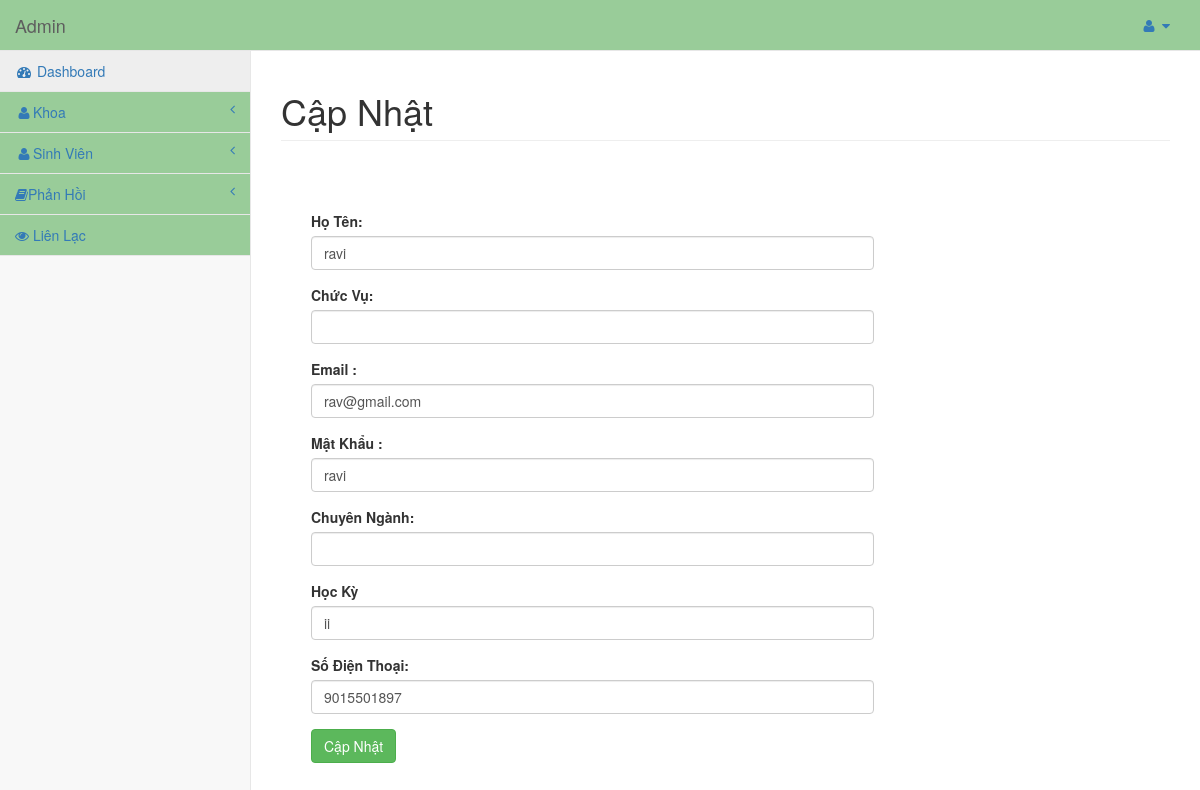
The app's page /admin/dashboard.php?id=7&info=edit_faculty (signed in), older data.
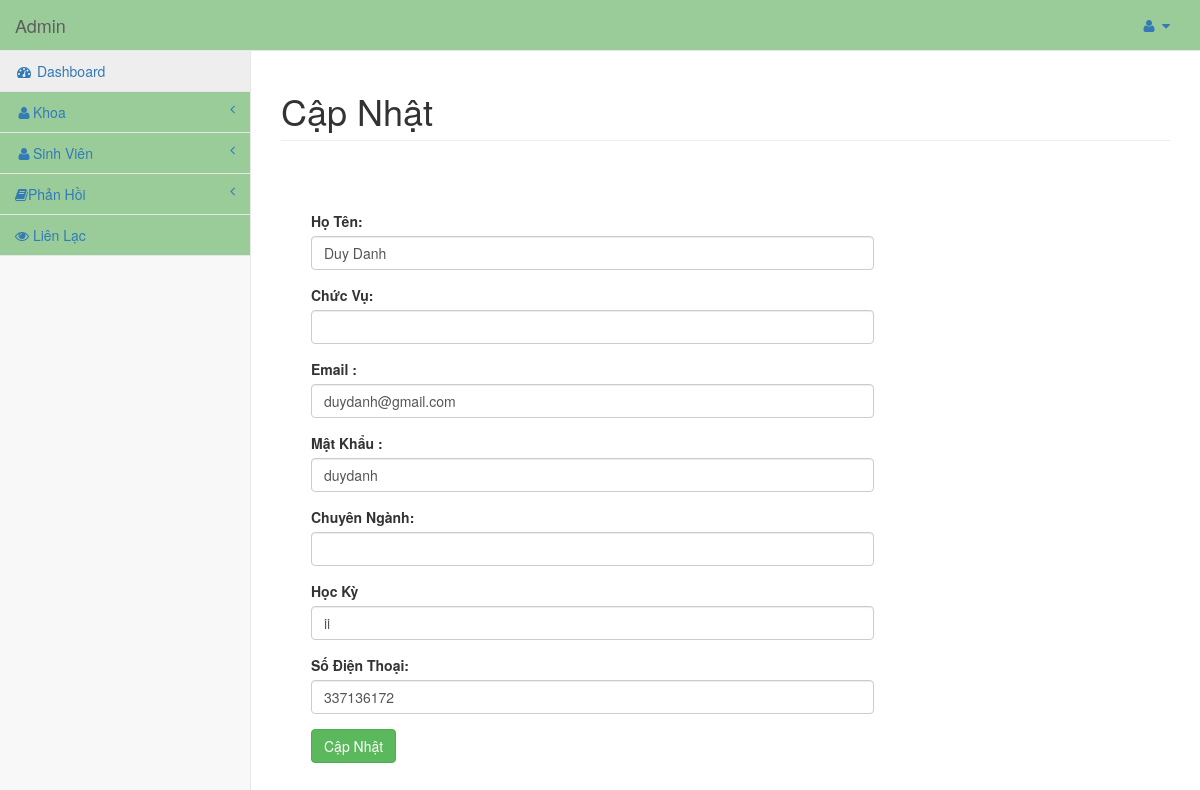
The same page, newer data.
### tables this page shows
CREATE TABLE `faculty` (
  `id` int(11) NOT NULL,
  `user_alias` varchar(30) NOT NULL,
  `Name` varchar(30) NOT NULL,
  `designation` varchar(100) NOT NULL,
  `programme` varchar(50) NOT NULL,
  `semester` varchar(10) NOT NULL,
  `email` varchar(255) NOT NULL,
  `password` varchar(75) NOT NULL,
  `mobile` bigint(20) NOT NULL,
  `date` datetime NOT NULL,
  `status` int(11) NOT NULL
);

### admin/edit_faculty.php (the view, shortened to what this page needs)
<?php
	extract($_POST);
$con=mysqli_query($conn,"select * from faculty where id='".$_GET['id']."'");
$res=mysqli_fetch_assoc($con);
?>
<h1 class="page-header">Cập Nhật</h1>
<div class="col-lg-8" style="margin:15px;">
	<form method="post">
	<div class="control-group form-group">
    	<div class="controls">
        </div>
   	</div>
	<div class="control-group form-group">
    	<div class="controls">
        	<label>Họ Tên:</label>
            	<input type="text" value="<?php echo @$res['Name'];?>" name="n" class="form-control" required>
        </div>
   	</div>
	<div class="control-group form-group">
    	<div class="controls">
        	<label>Chức Vụ:</label>
            	<input type="text" value="<?php echo @$res['position'];?>" name="position" class="form-control" required>
        </div>
   	</div>
	<div class="control-group form-group">
    	<div class="controls">
        	<label>Email :</label>
            	<input type="email" value="<?php echo @$res['email'];?>"  name="email" class="form-control" required>
        </div>
    </div>
	<div class="control-group form-group">
    	<div class="controls">
        	<label>Mật Khẩu :</label>
          <input type="text" value="<?php echo @$res['password'];?>"  name="pass" class="form-control" required>
        </div>
    </div>
	<div class="control-group form-group">
    	<div class="controls">
        	<label>Chuyên Ngành:</label>
  <input type="text"  name="specialized" value="<?php echo @$res['specialized'];?>" class="form-control" required>
        </div>
    </div>
	<div class="control-group form-group">
    	<div class="controls">
        	<label>Học Kỳ</label>
  <input type="text"  name="sem" value="<?php echo @$res['semester'];?>" class="form-control" required>
        </div>
    </div>
	<div class="control-group form-group">
    	<div class="controls">
        	<label>Số Điện Thoại:</label>
            	<input type="number" id="mob" value="<?php echo @$res['mobile'];?>" class="form-control" maxlength="10" name="mob"  required>
        </div>
  	</div>
	<div class="control-group form-group">
    	<div class="controls">
            	<input type="submit" class="btn btn-success" name="save" value="Cập Nhật">
        </div>
  	</div>
	</form>
</div>

Row changes from the older to the newer data that the page shows:
changed faculty "ii": n "ravi" → "Duy Danh"; email "rav@gmail.com" → "duydanh@gmail.com"; pass "ravi" → "duydanh"; mob "9015501897" → "337136172"
